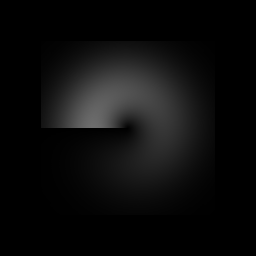

This figure's Python source:
#!/usr/bin/env python

# Convert a 2D gradient to polar coordinates using vtkImageEuclideanToPolar.

# Factory overrides
import vtkmodules.vtkInteractionStyle  # noqa: F401
import vtkmodules.vtkRenderingFreeType  # noqa: F401
import vtkmodules.vtkRenderingOpenGL2  # noqa: F401

from vtkmodules.vtkImagingGeneral import (
    vtkImageEuclideanToPolar,
    vtkImageGradient,
)
from vtkmodules.vtkImagingSources import vtkImageGaussianSource
from vtkmodules.vtkRenderingCore import (
    vtkImageActor,
    vtkRenderWindow,
    vtkRenderWindowInteractor,
    vtkRenderer,
)

# Gaussian source
gauss = vtkImageGaussianSource()
gauss.SetWholeExtent(0, 255, 0, 255, 0, 44)
gauss.SetCenter(127, 127, 22)
gauss.SetStandardDeviation(50.0)
gauss.SetMaximum(10000.0)

# Gradient
gradient = vtkImageGradient()
gradient.SetInputConnection(gauss.GetOutputPort())
gradient.SetDimensionality(2)

# Euclidean to polar
polar = vtkImageEuclideanToPolar()
polar.SetInputConnection(gradient.GetOutputPort())
polar.SetThetaMaximum(255)
polar.Update()

# Display with vtkImageActor
image_actor = vtkImageActor()
image_actor.GetMapper().SetInputConnection(polar.GetOutputPort())

# Renderer
renderer = vtkRenderer()
renderer.AddActor(image_actor)

# Window
render_window = vtkRenderWindow()
render_window.AddRenderer(renderer)
render_window.SetSize(256, 256)
render_window.SetWindowName("euclidean to polar")

# Scene
renderer.ResetCamera()

# Interactor
interactor = vtkRenderWindowInteractor()
interactor.SetRenderWindow(render_window)

interactor.Initialize()
interactor.Start()
